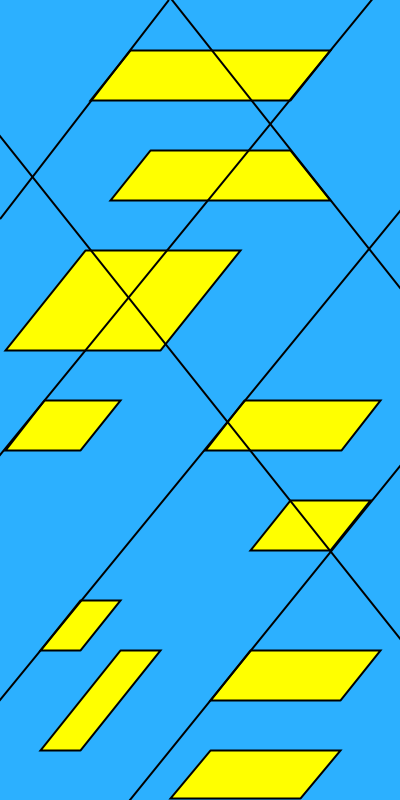
Frame 1 (no input)
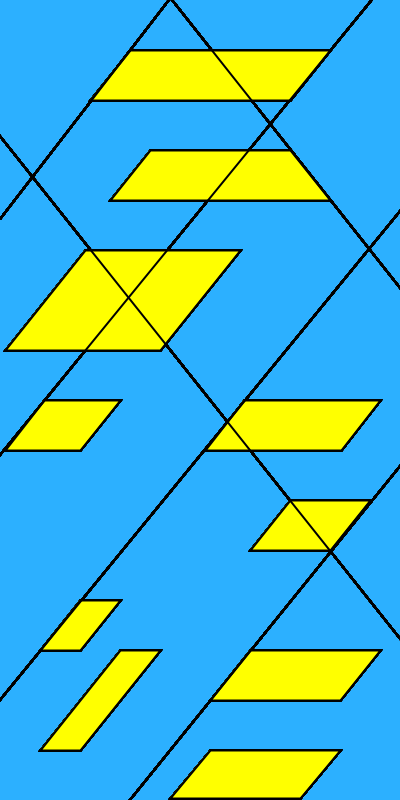
Frame 60 (the mouse pressed at the canvas centre just before this capture)
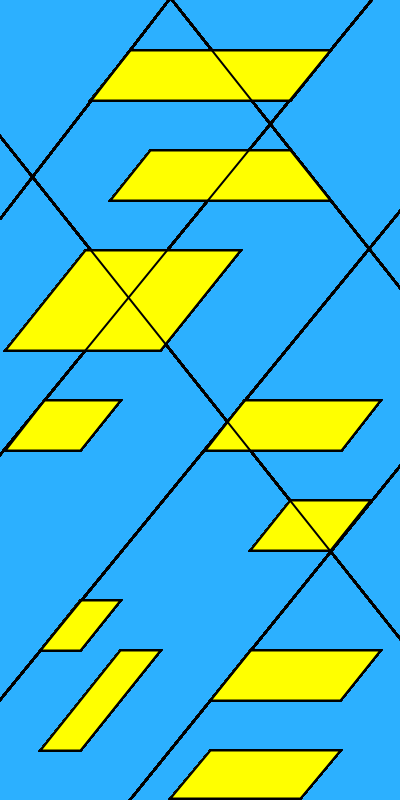
Frame 120 (the mouse held since frame 60 and released just before this capture)

The Processing sketch that drew these frames (run headless with seeded random() and noise(); from frame 60 on, the mouse is pressed at the canvas centre):

// Processing sketch: processing_25102
// ── processing_25102.pde


void setup() {
size (400,800);
smooth();


background (44,176,255);

}
void draw() {
strokeWeight (2);

fill (255, 255, 0);
quad (90, 100, 290, 100, 330, 50, 130, 50);
quad (110, 200, 330, 200, 290, 150, 150, 150);
quad (5, 350, 85, 250,240 , 250, 160, 350 );
quad (5, 450, 44, 400, 120, 400,80, 450);
quad (205, 450, 244, 400, 380, 400,341, 450);
quad (290, 500, 370, 500, 330, 550, 250, 550);
quad (80, 600, 120, 600, 80, 650, 40, 650);
quad (120, 650, 160, 650, 80, 750, 40, 750);
quad (250, 650, 380, 650, 340, 700, 210, 700);
quad (210, 750, 340, 750, 300, 798, 170,798);


line (0,218, 168, 0);
line (-5,460,383,-15);
line (-5, 705, 400, 210);
line (125,805, 400, 465);
line (400,288,168, -5);
line (-5, 130, 405, 645);






}
